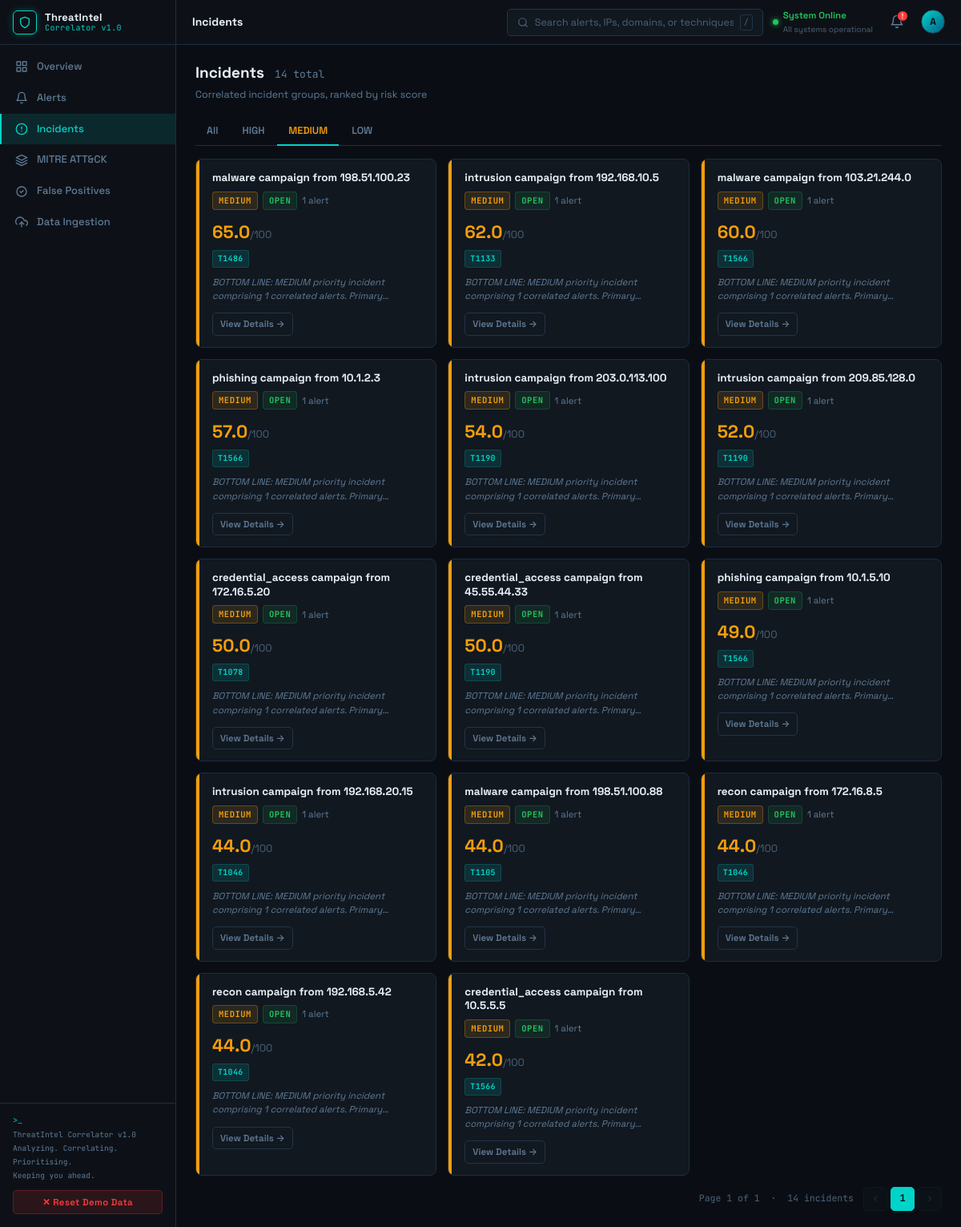
The page /incidents?priority=MEDIUM on the database its author committed.
### app/models/incident.py (models this page shows, shortened)
class Incident(db.Model):
    __tablename__ = "incidents"
    id = db.Column(db.Integer, primary_key=True)
    title = db.Column(db.Text, nullable=True)
    priority = db.Column(db.Text, nullable=True)          # HIGH / MEDIUM / LOW
    risk_score = db.Column(db.Float, nullable=True)
    alert_count = db.Column(db.Integer, default=0)
    mitre_techniques = db.Column(db.Text, nullable=True)  # comma-separated IDs
    bluf_summary = db.Column(db.Text, nullable=True)
    bluf_source = db.Column(db.Text, nullable=True)       # "watsonx" or "template"
    status = db.Column(db.Text, default="open")           # open / investigating / closed
    created_at = db.Column(db.DateTime, default=lambda: datetime.now(timezone.utc))
    updated_at = db.Column(
        db.DateTime,
        default=lambda: datetime.now(timezone.utc),
        onupdate=lambda: datetime.now(timezone.utc),
    )
    alerts = db.relationship(
        "Alert",
        secondary="alert_incidents",
        back_populates="incidents",
        lazy="dynamic",
    )

### app/routes/dashboard.py (the view)
@dashboard_bp.route("/incidents")
def incidents():
    priority = request.args.get("priority", "")
    status = request.args.get("status", "")
    page = int(request.args.get("page", 1))
    per_page = int(request.args.get("per_page", 20))
    query = db.session.query(Incident)
    if priority:
        query = query.filter(Incident.priority == priority.upper())
    if status:
        query = query.filter(Incident.status == status.lower())
    pagination = query.order_by(Incident.risk_score.desc()).paginate(
        page=page, per_page=per_page, error_out=False
    )
    return render_template(
        "dashboard/incidents.html",
        incidents=pagination.items,
        pagination=pagination,
        priority=priority,
        status=status,
    )

### app/templates/dashboard/incidents.html (shortened to what this page needs)
{% extends "base.html" %}
{% block page_title %}Incidents{% endblock %}
{% block content %}
<div class="page-header">
  <h1>Incidents
    <span style="font-size:13px;font-weight:400;color:var(--muted2);margin-left:8px;font-family:var(--font-mono)">
      {{ pagination.total }} total
    </span>
  </h1>
  <div class="page-subtitle">Correlated incident groups, ranked by risk score</div>
</div>
<div class="tab-bar">
  <a class="tab {% if not priority %}active{% endif %}" href="{{ url_for('dashboard.incidents') }}">
    All
  </a>
  <a class="tab {% if priority == 'HIGH' %}active{% endif %}"
     href="{{ url_for('dashboard.incidents', priority='HIGH') }}"
     style="{% if priority == 'HIGH' %}color:var(--high){% endif %}">
    HIGH
  </a>
  <a class="tab {% if priority == 'MEDIUM' %}active{% endif %}"
     href="{{ url_for('dashboard.incidents', priority='MEDIUM') }}"
     style="{% if priority == 'MEDIUM' %}color:var(--medium){% endif %}">
    MEDIUM
  </a>
  <a class="tab {% if priority == 'LOW' %}active{% endif %}"
     href="{{ url_for('dashboard.incidents', priority='LOW') }}"
     style="{% if priority == 'LOW' %}color:var(--low){% endif %}">
    LOW
  </a>
</div>
{% if incidents %}
<div class="incidents-grid">
  {% for inc in incidents %}
  {% set p = (inc.priority or 'UNKNOWN')|upper %}
  <div class="incident-card priority-{{ p|lower }}">
    <div class="incident-card-strip strip-{{ p|lower }}"></div>
    <div class="incident-card-body">
      <div class="incident-title">{{ inc.title or 'Untitled Incident' }}</div>
      <div class="incident-meta">
        <span class="badge badge-{{ p|lower }}">{{ p }}</span>
        {% set status = inc.status or 'open' %}
        <span class="badge badge-{{ 'invest' if status == 'investigating' else status }}">{{ status }}</span>
        <span class="text-muted2" style="font-size:11.5px">{{ inc.alert_count or 0 }} alert{{ 's' if (inc.alert_count or 0) != 1 }}</span>
      </div>
      <div class="incident-score text-{{ 'high' if (inc.risk_score or 0) >= 70 else ('medium' if (inc.risk_score or 0) >= 40 else 'low') }}">
        {{ (inc.risk_score or 0) | round(1) }}<span style="font-size:13px;font-weight:400;color:var(--muted)">/100</span>
      </div>
      {% if inc.mitre_techniques %}
      <div class="technique-tags">
        {% for tech in inc.mitre_techniques.split(',') %}
          {% set t = tech.strip() %}
          {% if t %}
          <span class="tag">{{ t }}</span>
          {% endif %}
        {% endfor %}
      </div>
      {% endif %}
      {% if inc.bluf_summary %}
      <div class="incident-bluf">{{ inc.bluf_summary[:120] }}</div>
      {% endif %}
      <a href="{{ url_for('dashboard.incident_detail', incident_id=inc.id) }}" class="btn btn-secondary btn-sm">
        View Details →
      </a>
    </div>
  </div>
  {% endfor %}
</div>
<div class="pagination">
  <span class="page-info">
    Page {{ pagination.page }} of {{ pagination.pages }} &nbsp;·&nbsp; {{ pagination.total }} incidents
  </span>
  <a class="page-link {% if not pagination.has_prev %}disabled{% endif %}"
     href="?page={{ pagination.prev_num }}&priority={{ priority }}">‹</a>
  {% for p_num in pagination.iter_pages(left_edge=1, right_edge=1, left_current=2, right_current=2) %}
    {% if p_num %}
      <a class="page-link {% if p_num == pagination.page %}active{% endif %}"
         href="?page={{ p_num }}&priority={{ priority }}">{{ p_num }}</a>
    {% else %}
      <span class="page-link" style="cursor:default">…</span>
    {% endif %}
  {% endfor %}
  <a class="page-link {% if not pagination.has_next %}disabled{% endif %}"
     href="?page={{ pagination.next_num }}&priority={{ priority }}">›</a>
</div>
{% endif %}
{% endblock %}

### rows shown on the page
Incident: title "malware campaign from 198.51.100.23", priority "MEDIUM", status "OPEN", alert_count "1", risk_score "65.0", mitre_techniques "T1486", bluf_summary "BOTTOM LINE: MEDIUM priority incident comprising 1 correlated alerts.…"
Incident: title "intrusion campaign from 192.168.10.5", priority "MEDIUM", status "OPEN", alert_count "1", risk_score "62.0", mitre_techniques "T1133", bluf_summary "BOTTOM LINE: MEDIUM priority incident comprising 1 correlated alerts.…"
Incident: title "malware campaign from 103.21.244.0", priority "MEDIUM", status "OPEN", alert_count "1", risk_score "60.0", mitre_techniques "T1566", bluf_summary "BOTTOM LINE: MEDIUM priority incident comprising 1 correlated alerts.…"
Incident: title "phishing campaign from 10.1.2.3", priority "MEDIUM", status "OPEN", alert_count "1", risk_score "57.0", mitre_techniques "T1566", bluf_summary "BOTTOM LINE: MEDIUM priority incident comprising 1 correlated alerts.…"
Incident: title "intrusion campaign from 203.0.113.100", priority "MEDIUM", status "OPEN", alert_count "1", risk_score "54.0", mitre_techniques "T1190", bluf_summary "BOTTOM LINE: MEDIUM priority incident comprising 1 correlated alerts.…"
Incident: title "intrusion campaign from 209.85.128.0", priority "MEDIUM", status "OPEN", alert_count "1", risk_score "52.0", mitre_techniques "T1190", bluf_summary "BOTTOM LINE: MEDIUM priority incident comprising 1 correlated alerts.…"
Incident: title "credential_access campaign from 172.16.5.20", priority "MEDIUM", status "OPEN", alert_count "1", risk_score "50.0", mitre_techniques "T1078", bluf_summary "BOTTOM LINE: MEDIUM priority incident comprising 1 correlated alerts.…"
Incident: title "credential_access campaign from 45.55.44.33", priority "MEDIUM", status "OPEN", alert_count "1", risk_score "50.0", mitre_techniques "T1190", bluf_summary "BOTTOM LINE: MEDIUM priority incident comprising 1 correlated alerts.…"
Incident: title "phishing campaign from 10.1.5.10", priority "MEDIUM", status "OPEN", alert_count "1", risk_score "49.0", mitre_techniques "T1566", bluf_summary "BOTTOM LINE: MEDIUM priority incident comprising 1 correlated alerts.…"
Incident: title "intrusion campaign from 192.168.20.15", priority "MEDIUM", status "OPEN", alert_count "1", risk_score "44.0", mitre_techniques "T1046", bluf_summary "BOTTOM LINE: MEDIUM priority incident comprising 1 correlated alerts.…"
Incident: title "malware campaign from 198.51.100.88", priority "MEDIUM", status "OPEN", alert_count "1", risk_score "44.0", mitre_techniques "T1105", bluf_summary "BOTTOM LINE: MEDIUM priority incident comprising 1 correlated alerts.…"
Incident: title "recon campaign from 172.16.8.5", priority "MEDIUM", status "OPEN", alert_count "1", risk_score "44.0", mitre_techniques "T1046", bluf_summary "BOTTOM LINE: MEDIUM priority incident comprising 1 correlated alerts.…"
Incident: title "recon campaign from 192.168.5.42", priority "MEDIUM", status "OPEN", alert_count "1", risk_score "44.0", mitre_techniques "T1046", bluf_summary "BOTTOM LINE: MEDIUM priority incident comprising 1 correlated alerts.…"
Incident: title "credential_access campaign from 10.5.5.5", priority "MEDIUM", status "OPEN", alert_count "1", risk_score "42.0", mitre_techniques "T1566", bluf_summary "BOTTOM LINE: MEDIUM priority incident comprising 1 correlated alerts.…"

### other values the page prints
{{ pagination.total }} "14"
{{ pagination.page }} "1"
{{ pagination.pages }} "1"
{{ p_num }} "1"
